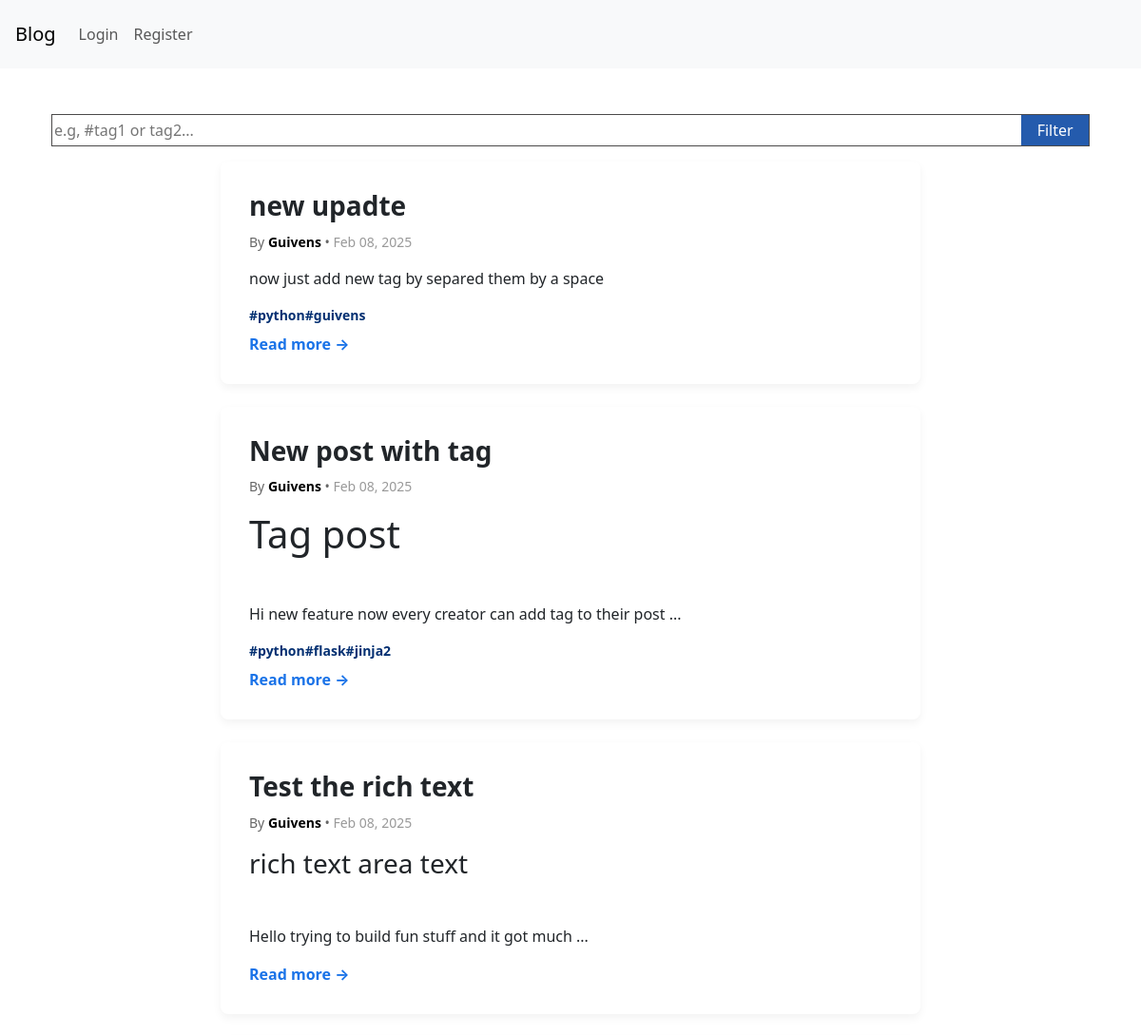
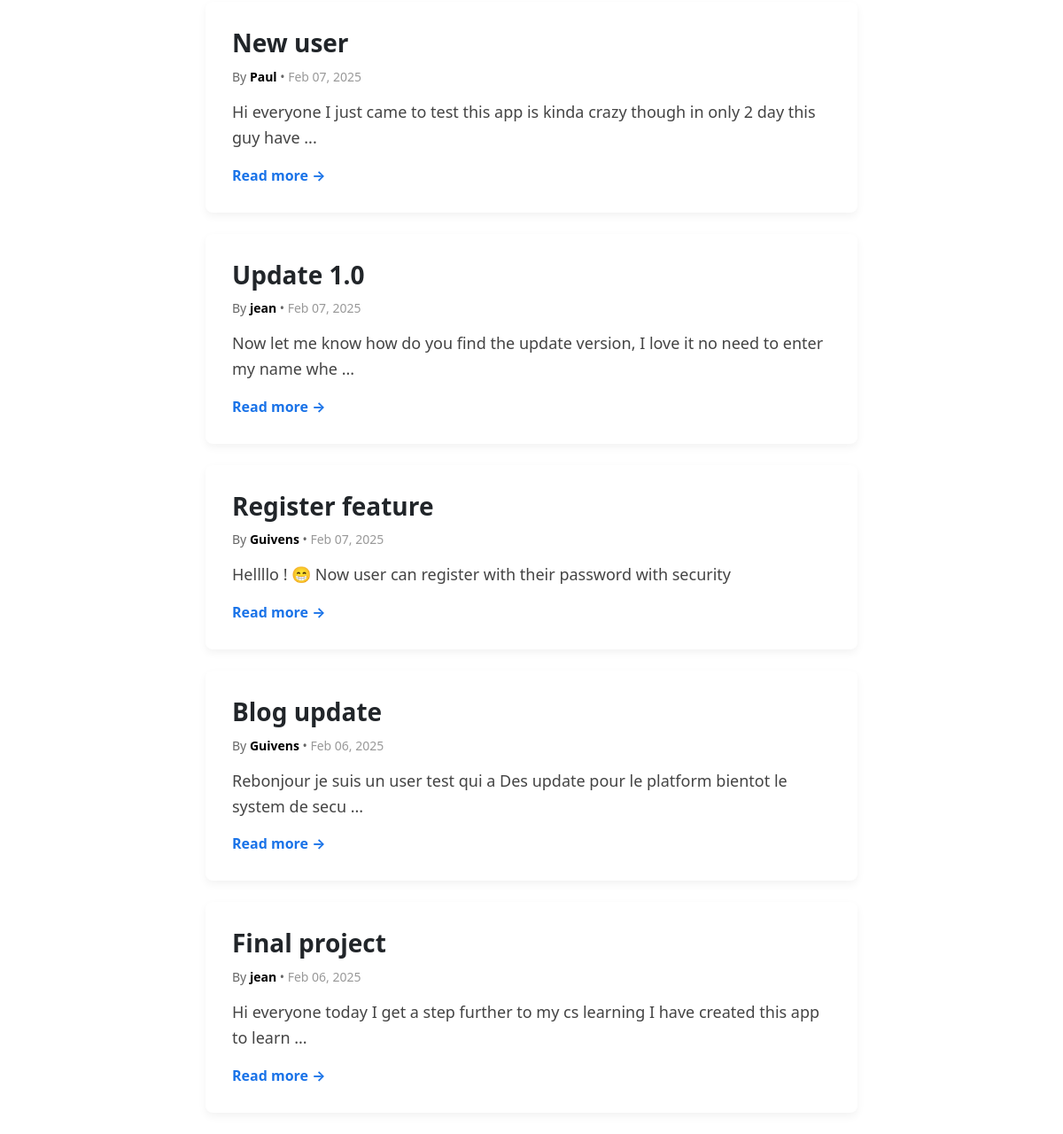
Before: / with the older database file (2 pictures, top to bottom).
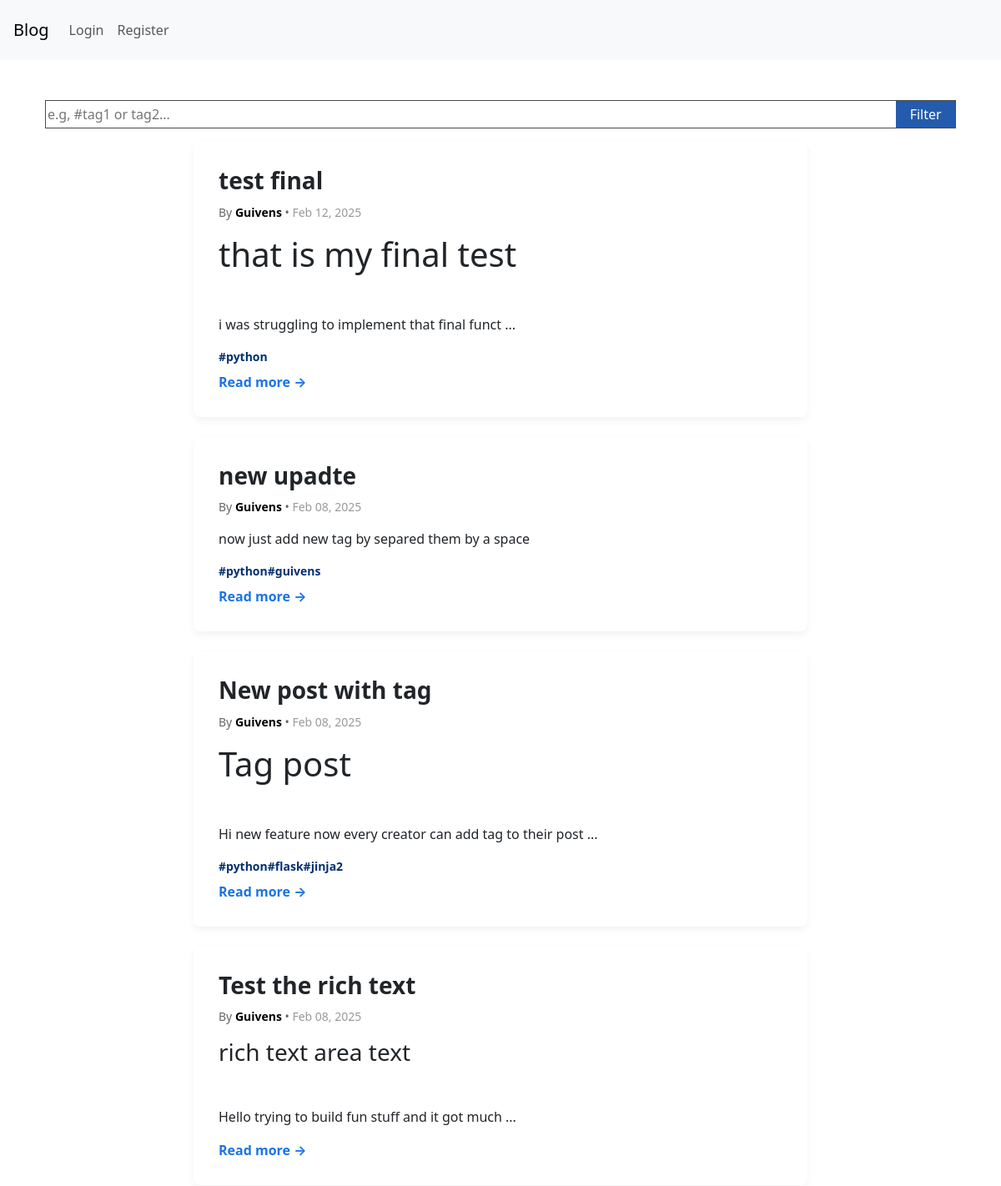
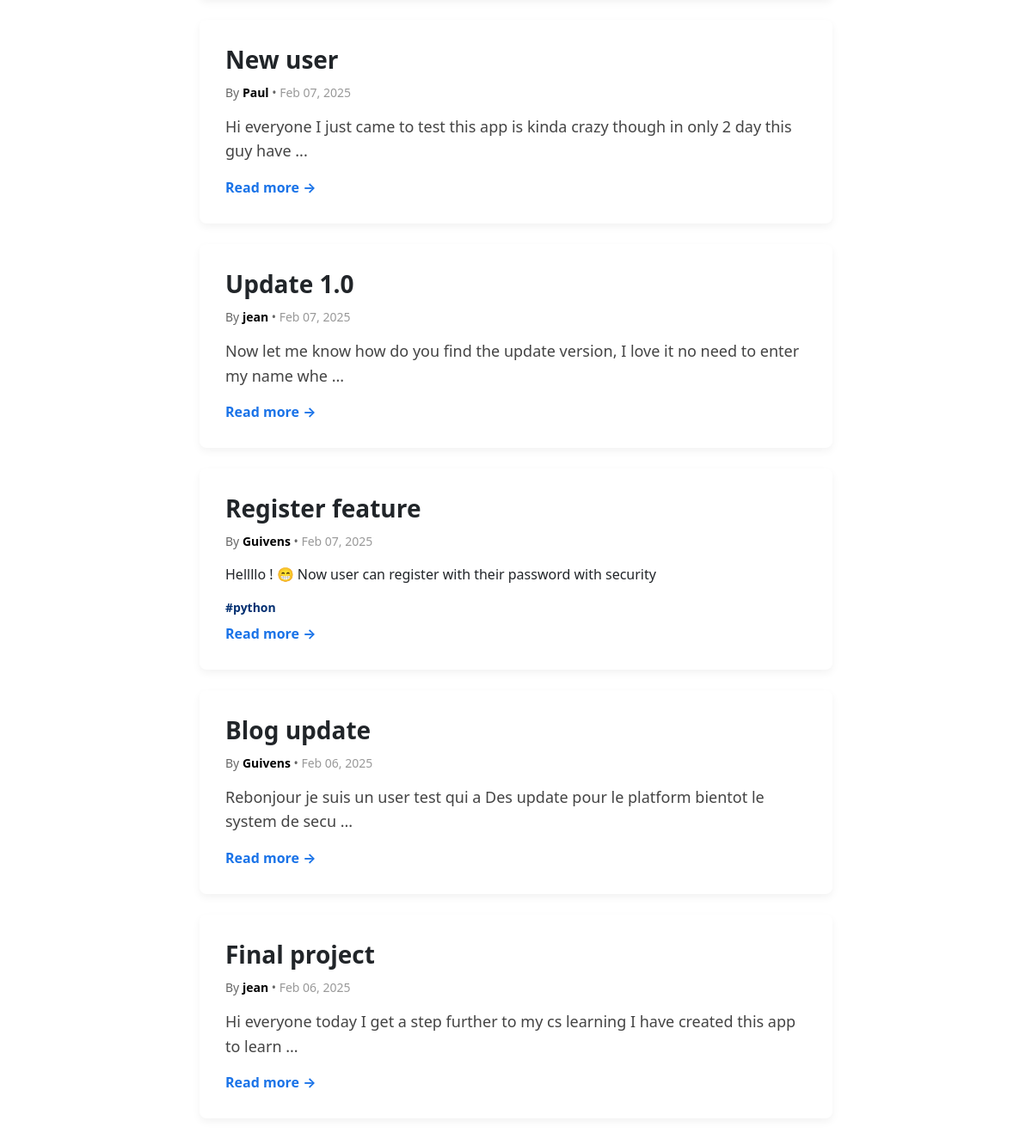
After: the same page with the newer database file (2 pictures, top to bottom).
### app/models.py (models this page shows, shortened)
class Article(db.Model):
    id = db.Column(db.Integer, primary_key=True)
    title = db.Column(db.String(120), unique=True, nullable=False)
    content = db.Column(db.Text, nullable=False)
    created_at = db.Column(db.DateTime, default=datetime.utcnow)  # FIXED
    author_id = db.Column(db.Integer, db.ForeignKey('user.id'), nullable=False)  # FIXED
    tags = db.relationship('Tag', secondary=article_tag, back_populates='articles')

class User(db.Model, UserMixin):
    id = db.Column(db.Integer, primary_key=True)
    username = db.Column(db.String(80), unique=True, nullable=False)
    email = db.Column(db.String(120), unique=True, nullable=False)
    hash = db.Column(db.String(256), nullable= False)
    articles = db.relationship('Article', backref='author', lazy=True)
    profile = db.relationship('Profile', backref='user', uselist=False)

class Tag(db.Model):
    id = db.Column(db.Integer, primary_key=True)
    name = db.Column(db.String(150), nullable= False)
    articles = db.relationship('Article', secondary=article_tag, back_populates='tags')

### app/routes.py (the view)
@main_routes.route("/")
def index():
    tag = request.args.get("tags", "").strip()  # Get tags from query params
    tags = [t for t in tag.split() if t]  # Ensure no empty strings
    if not tags:  # If no valid tags, return all articles
        articles = filter_articles()
    else:
        articles = filter_articles(tags)
    return render_template("index.html", articles=articles)

### app/routes.py (called while the page is built, shortened)
def filter_articles(tags=None):
    query = Article.query.order_by(Article.created_at.desc())
    return query.all()

### app/templates/index.html (shortened to what this page needs)
{% extends 'base.html' %} {% block content %}
<div class="container mt-5">
  <form action="/" class="mb-3 filter-contenair">
    <input
      type="text"
      id="filter"
      name="tags"
      placeholder="e.g, #tag1 or tag2..."
    />
    <button type="submit">Filter</button>
  </form>
  <div class="resultContainer">
    {% if articles %}
    <div class="row">
      {% for article in articles %}
      <div class="col-md-8 offset-md-2 mb-4">
        <div class="article-card" data-id="{{ article.id | int }}">
          <h1 class="article-title">{{ article.title }}</h1>
          <p class="article-meta">
            By <span class="author">{{ article.author.username }}</span> •
            <span class="date"
              >{{ article.created_at.strftime('%b %d, %Y') }}</span
            >
          </p>
          <p class="article-content">
            {{ article.content[:90] | safe}}{% if article.content | length > 90
            %} ...{% endif %}
          </p>
          <div class="d-flex flex-wrap">
            {% for tag in article.tags %}
            <div class="tag-item tag-name mr-2 mb-2">
              <p class="mb-0 mr-2">#{{ tag.name }}</p>
            </div>
            {% endfor %}
          </div>
          <a href="/article/{{ article.id }}" class="read-more">Read more →</a>
        </div>
      </div>
      {% endfor %}
    </div>
    {% else %}
  </div>
  <div class="text-center py-5">
    <p class="no-articles">No articles have been published yet.</p>
  </div>
  {% endif %}
</div>
{% endblock %}

### app/templates/base.html (shortened to what this page needs)
<!DOCTYPE html>
<html lang="en">
<head>
  <link href="/static/css/global.css" rel="stylesheet">
   <link href="https://cdn.jsdelivr.net/npm/bootstrap@5.3.0/dist/css/bootstrap.min.css" rel="stylesheet">
    <link rel="preload" href="https://cdn.quilljs.com/1.3.6/quill.snow.css" as="style" onload="this.onload=null;this.rel='stylesheet'">
</head>
<body>
<nav class="navbar navbar-expand-md navbar-light bg-light p-3">
  <a class="navbar-brand" href="/">Blog</a>
  <div class="collapse navbar-collapse" id="navbarSupportedContent">
    <ul class="navbar-nav me-auto">
      {% if current_user.is_authenticated %}
      <li class="nav-item active">
        <a class="nav-link" href="/">Home <span class="sr-only">(current)</span></a>
      </li>
      <li class="nav-item">
        <a class="nav-link" href="/article">Write</a>
      </li>
      <li class="nav-item">
        <a class="nav-link" href="/logout">Logout</a>
      </li>
      {%else%}
            <li class="nav-item">
              <a class="nav-link" href="{{ url_for('main.login')}}">Login</a>
             </li>
            <li class="nav-item">
               <a class="nav-link" href="{{url_for('main.create_user')}}">Register</a>
             </li>
      {%endif%}
    </ul>
  </div>
</nav>
  {% block content %}
  {% endblock %}
</body>
</html>

### app/static/css/global.css (style rules this page uses)
body { font-family: 'Georgia', serif; background-color: #f9f9f9; color: #333; }
.article-card { background: white; padding: 30px; border-radius: 8px; box-shadow: 0px 4px 10px rgba(0, 0, 0, 0.05); transition: transform 0.2s ease-in-out; }
.article-title { font-size: 28px; font-weight: bold; margin-bottom: 10px; }
.article-meta { font-size: 14px; color: #666; margin-bottom: 15px; }
.author { font-weight: bold; color: #000; }
.date { color: #999; }
.article-content { font-size: 18px; line-height: 1.6; color: #444; }
.read-more { font-size: 16px; color: #1a73e8; text-decoration: none; font-weight: bold; }
.tag-name { font-size: 14px; font-weight: bold; color: #043072; margin: 0; }
.filter-contenair { display: flex; align-items: center; justify-content: center; margin: 12px; border: 1px solid rgb(75, 74, 74); }
#filter { outline: 0; border: none; width: 100%; }
button[type='submit'] { border: none; outline: none; background-color: #245bad; color: white; padding: 4px; width: 75px; }

Changed rows visible on the page:
added Article: title "test final", author.username "Guivens", created_at "Feb 12, 2025", content "that is my final test i was struggling to implement that final funct", Tag (name "python")
changed Article "Register feature": gains Tag (name "python")
